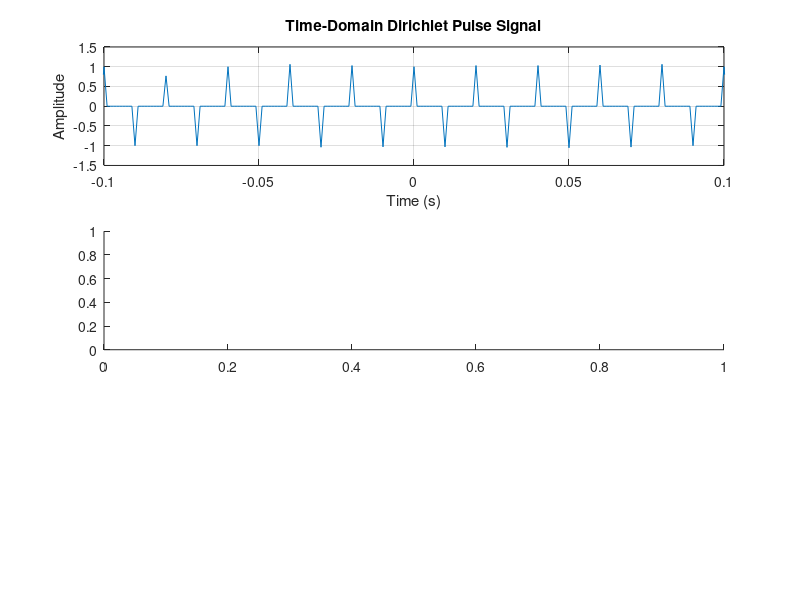

Here is the MATLAB script that generated this plot: (Note: this script raises an error after producing the figure.)
% Parameters
Fs = 1000;          % Sampling frequency (Hz)
T = 1;              % Duration (seconds)
t = -T/2:1/Fs:T/2-1/Fs;  % Time vector centered at 0
f0 = 100;           % Reference frequency for scaling (Hz)

% Generate Dirichlet pulse signal using diric function
n = 10;             % Number of samples in period
x = diric(2 * pi * f0 * t, n); % Dirichlet pulse with frequency f0

% Create single figure with subplots
figure;

% Subplot 1: Time-domain signal (Dirichlet Pulse)
subplot(3, 1, 1);
plot(t, x);
title('Time-Domain Dirichlet Pulse Signal');
xlabel('Time (s)');
ylabel('Amplitude');
xlim([-100e-3, 100e-3]);
grid on;

% Subplot 2: Spectrogram (Dirichlet Pulse)
subplot(3, 1, 2);
spectrogram(x, 256, 240, 256, Fs, 'xaxis');
title('Spectrogram of Dirichlet Pulse Signal');
colormap('jet');
colorbar;

% Subplot 3: Shifted FFT (Dirichlet Pulse)
N = length(x);
X = fft(x);
X_shifted = fftshift(X);
freq = (-N/2:N/2-1)*(Fs/N);
subplot(3, 1, 3);
plot(freq, abs(X_shifted));
title('Shifted FFT of Dirichlet Pulse Signal');
xlabel('Frequency (Hz)');
ylabel('Magnitude');
grid on;
xlim([-500, 500]); % Zoom for clarity

% Adjust layout for better spacing
sgtitle('Dirichlet Pulse Signal Analysis');
set(gcf, 'Position', [100, 100, 800, 800]); % Adjust figure size

% Save figure
saveas(gcf, 'imgs/signal_diric.png');